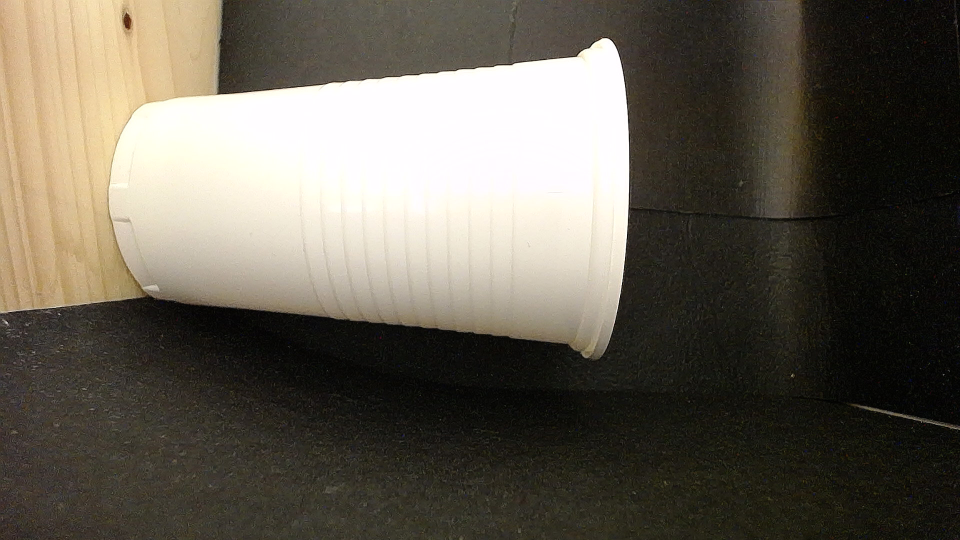
#> input picture test/2018-04-16-163325.jpg, 1920 x 1080 px (shown at 1/2 size); its folder holds only this picture in this run
$ python crop_images.py
#> lines starting #> are read from the running program, lines starting #| are printed output that depends on the picture
#!/usr/bin/env python3
# -*- coding: utf-8 -*-
"""
Created on Thu Oct 19 17:34:49 2017

@author: work
"""
import glob
from PIL import Image
# [4 lines of commented-out code are left out]

i=0
images=glob.glob("*.jpg")
for image in images:
    img = Image.open(image)
#> img is the input picture: PIL image 1920x1080 RGB; mean R, G, B 100.6, 94.7, 83.3
    area = (1050, 0, 1920, 1080)
    cropped_img = img.crop(area)
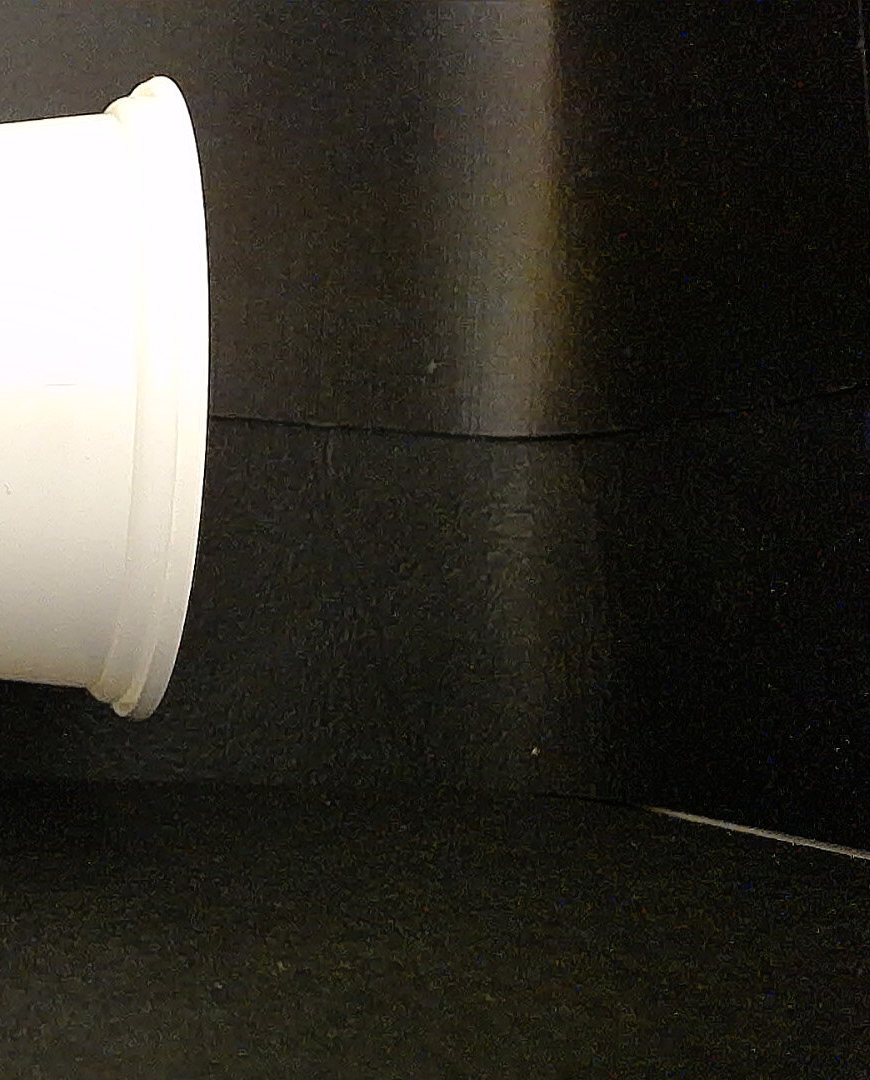
#> cropped_img: PIL image 870x1080 RGB; mean R, G, B 56.2, 53.5, 46.1
    filename = repr(i) + ".jpg"
    cropped_img.save(filename)
    i += 1
